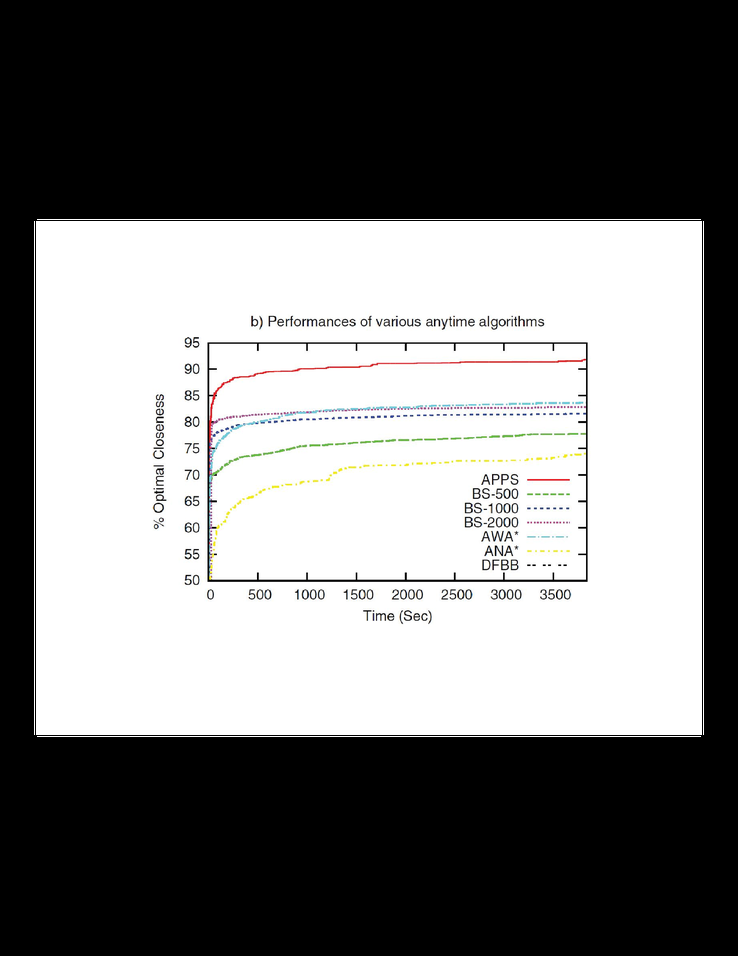
#> input picture data/1.png, 738 x 956 px, shrunk from 3400 x 4400 before the run
$ python rectangleDetection.py   (Python 2 division)
#> lines starting #> are read from the running program, lines starting #| are printed output that depends on the picture; after the words box and inside, x2 and y2 are one past the last pixel; in counts of white or black regions, pixels touching at a corner belong together
import numpy as np
import cv2

img = cv2.imread('data/1.png')
#> img is the input picture: shape (956, 738, 3); mean B, G, R 121.5, 121.7, 121.7
gray = cv2.imread('data/1.png',0)
#> gray: shape (956, 738); min 0, max 255, mean 121.6

cv2.imshow('img',img)
cv2.imshow('gray',gray)

# print img, gray

ret, thresh = cv2.threshold(gray,127,255,1)
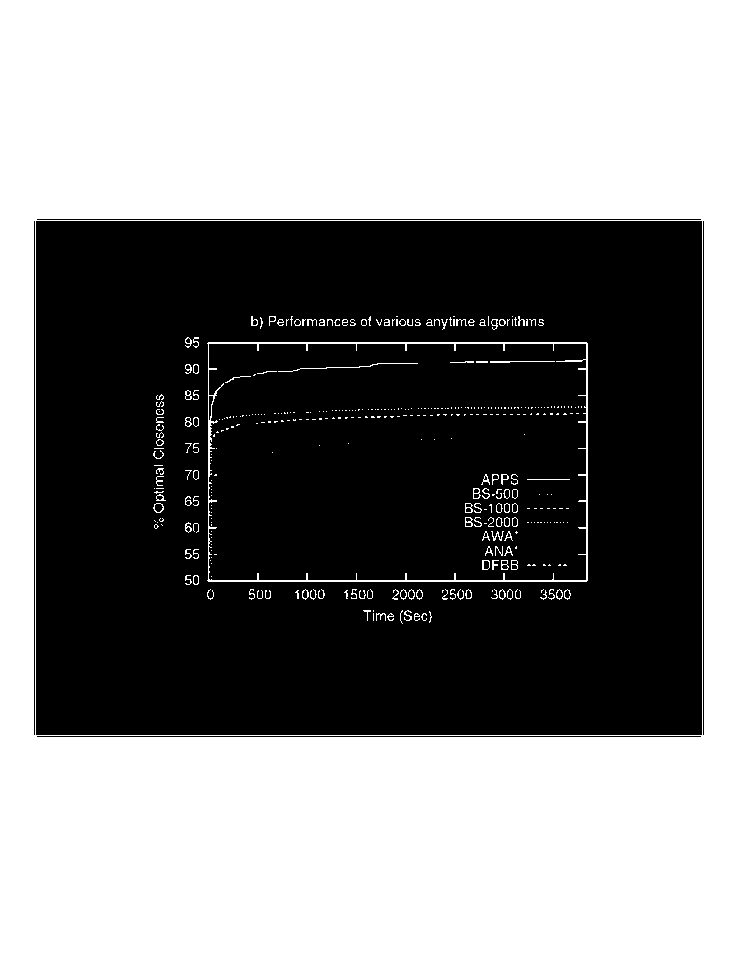
#> thresh: shape (956, 738); 52.2% white; 14 black regions (6 under 20 px)
# print type(cv2.threshold(gray,127,255,1))

contours,h = cv2.findContours(thresh,1,2)
#> contours = 469 contours, 363 with area under 20; largest, box (x1, y1, x2, y2) and area: (0, 0, 738, 956) 703835, (35, 220, 703, 736) 343503, (207, 342, 588, 582) 90582, (208, 343, 587, 581) 89160, (36, 735, 702, 738) 1328; h = 469 rows, first 6: [1, -1, -1, -1], [2, 0, -1, -1], [3, 1, -1, -1], [4, 2, -1, -1], [5, 3, -1, -1], [6, 4, -1, -1]

for cnt in contours:
    approx = cv2.approxPolyDP(cnt,0.01*cv2.arcLength(cnt,True),True)
    print len(approx)
    if len(approx)==5:
        print "pentagon"
        cv2.drawContours(img,[cnt],0,255,-1)
    elif len(approx)==3:
        print "triangle"
        cv2.drawContours(img,[cnt],0,(0,255,0),-1)
    elif len(approx)==4:
        print "square"
        cv2.drawContours(img,[cnt],0,(0,0,255),-1)
    elif len(approx) == 9:
        print "half-circle"
        cv2.drawContours(img,[cnt],0,(255,255,0),-1)
    elif len(approx) > 15:
        print "circle"
        cv2.drawContours(img,[cnt],0,(0,255,255),-1)
#> this loop made 469 passes
#> approx on passes 1, 8, 12: [[36, 736], [701, 736]], [[373, 613], [373, 620]], [[373, 610], [373, 611]]
#| 2
#| 7
#| 7
#| 16
#| circle
#| 16
#| circle
#| 15
#| 16
#| circle
#> (further printed lines are left out)
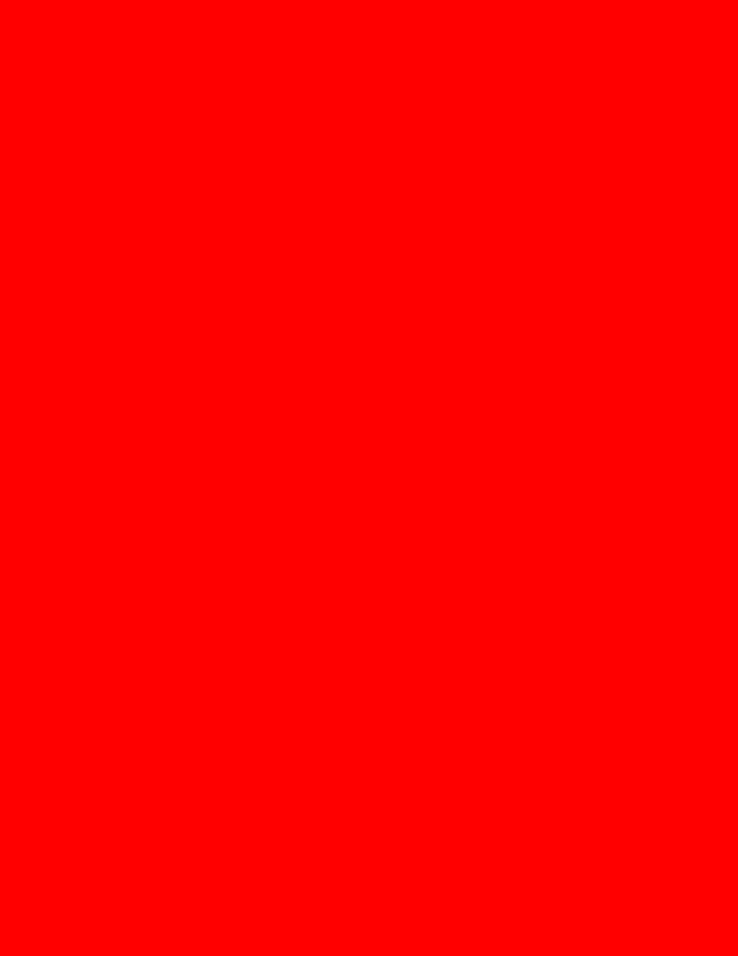
#> img: shape (956, 738, 3); mean B, G, R 0, 0, 255

cv2.imshow('img',img)
cv2.waitKey(0)
cv2.destroyAllWindows()
